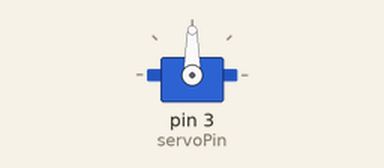
Simulated run of this sketch. Board: Arduino Uno, built with avr-gcc and run on an emulated ATmega328P. Parts: servo.

Above: at 1.05 s.
At 2.5 s:
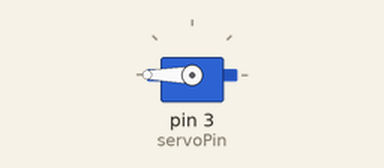
At 4.0 s:
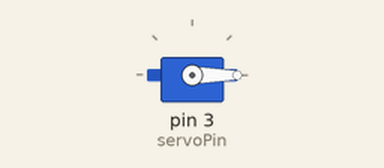
Timing chart, 0 to 7.9 s (numbered marks = the images above):
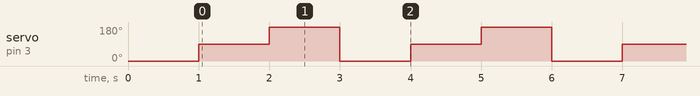

Measured:
- by itself, servo on pin 3 (servoPin): repeats every 3.0 s: 180° 1.0 s, 0° 1.0 s, 90° 1.0 s

The sketch:

sg90_2.ino
```cpp
/**
 * SG90
 */
// 라이브러리 사용
#include <Servo.h>

// 서버 연결핀
const int servoPin = 3;
Servo myservo;

void setup(){
  myservo.attach(servoPin);
  myservo.write(0);
  delay(1000);
}


void loop() {
    myservo.write(90);
    delay(1000);

    myservo.write(180);
    delay(1000);

    myservo.write(0);
    delay(1000);

}
```
